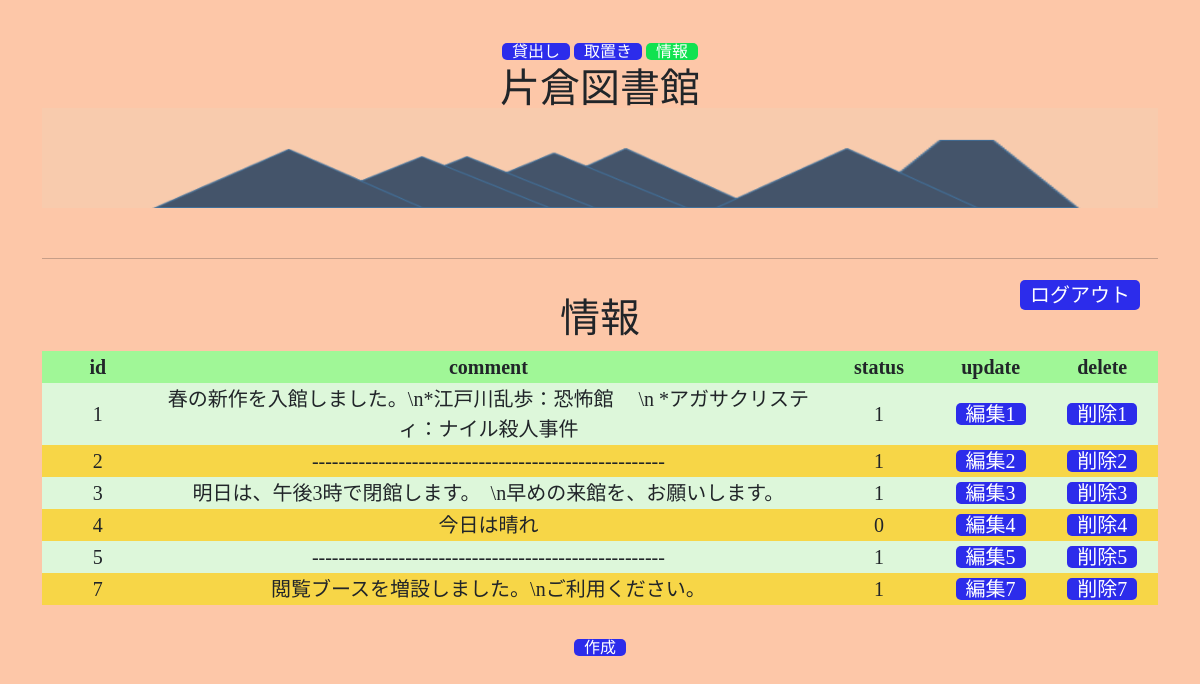
/comment/ (signed in), run on the app's committed database.
### jobplace/models.py (models this page shows)
class CommentModel(models.Model):
    comment  = models.TextField()
    status = models.CharField(max_length=50,blank=True,null=True)

### jobplace/views.py (the view)
# urls.py: path('comment/',CommentView.as_view(),name='comment'),
class CommentView(UserPassesTestMixin,ListView):
    model = CommentModel
    template_name = 'comment.html'
    def test_func(self):
        return self.request.user.is_staff

### template/comment.html
{% extends 'base.html' %}
{% load static %}
{% block header %}
  <link rel='stylesheet' type='text/css' href="{% static 'kanri.css' %}"></link>
{% endblock header %}
{% block content %}
<div class="container">
    <form class="form-signin" method='post'>{% csrf_token %}
      <navi id='process'>
        <a  href="{% url 'rent' %}" class="otherNavi">貸出し</a>
            <a href="{% url 'reserving' %}"  class="otherNavi">取置き</a>
            <a class="currentNavi">情報</a>
    </navi>
        <h1 class="application-title">片倉図書館</h1>
        <img src="/media/tanzawa2.png" id="tanzawa">
        <br><hr>
            <a href="{% url 'logout' %}" class="btnA">ログアウト</a>
    <h1>情報</h1>
    <div style="display:inline-block;">
    <table>
        <tr>
            <th>id</th>
            <th>comment</th>
            <th>status</th>
            <th>update</th>
            <th>delete</th>
        </tr>
        {% for i in object_list %}
        <tr>
            <td style="height: 20px;width:10%;">{{i.id}}</td>
            <td style="height: 20px;width:60%;">{{i.comment}}</td>
            <td style="height: 20px;width:10%;">{{i.status}}</td>
            <td style="height: 20px;width:10%;"><a href="{% url 'update' i.pk %}" class="otherNavi">編集{{i.id}}</a></td>
            <td style="height: 20px;width:10%;"><a href="{% url 'delete' i.pk %}" class="otherNavi">削除{{i.id}}</a></td>
        </tr>
        {% endfor %}
    </table>
    </div>
    <br><br>
    <a href="{% url 'create' %}" class="otherNavi">作成</a>
</div>
{% endblock content %}

### static/kanri.css (style rules this page uses)
body { text-align: center; font-family: '游明朝','Yu Mincho',YuMincho,'Hiragino Mincho Pro',serif; background-color:rgb(253, 199, 168); width:100%; }
.otherNavi,#prev,#next,.cancel { text-decoration-line: none; background-color:rgb(44, 44, 235); padding-left: 10px; padding-right: 10px; border-radius: 5px; color: white; border:none; }
.currentNavi,.currentNavi:hover { text-decoration-line: none; background-color: rgb(17, 226, 80); padding-left: 10px; padding-right: 10px; border-radius: 5px; color: white; }
.application-title { position:relative; top:65px; margin-bottom: -10px; }
hr { position:relative; top:-20px; }
#process { position:absolute; left:50%; top:40px; transform:translateX(-50%); width:450px; }
#tanzawa { display:block; position:relative; top:-30px; margin-top: 100px; width:100%; height:100px; }
th { background-color:rgb(221, 247, 218); border-collapse:collapse; margin: 10 0 10 0; padding: 10 0 10 0; font-size: 20px; height:30px; background-color:rgb(160, 247, 151); }
td,.td2,.td3 { background-color:rgb(221, 247, 218); border-collapse:collapse; font-size: 20px; height:100px; }
tr:nth-of-type(2n+1) td { background-color:rgb(247, 214, 71); }
.btn,.btnA,.btnC { display:inline-block; position:relative; font-size: 20px; width:200px; background-color: rgb(44, 44, 235); height:40px; text-align: center; top:10px; color: white; }
.btnA { position:absolute; width:120px; height:30px; top:280px; right:5%; border-radius:5px; text-decoration-line: none; }

### data on the page
CommentModel: id "1", comment "春の新作を入館しました。\\n*江戸川乱歩：恐怖館 \\n *アガサクリスティ：ナイル殺人事件", status "1"
CommentModel: id "2", comment "-----------------------------------------------------", status "1"
CommentModel: id "3", comment "明日は、午後3時で閉館します。 \\n早めの来館を、お願いします。", status "1"
CommentModel: id "4", comment "今日は晴れ", status "0"
CommentModel: id "5", comment "-----------------------------------------------------", status "1"
CommentModel: id "7", comment "閲覧ブースを増設しました。\\nご利用ください。", status "1"
